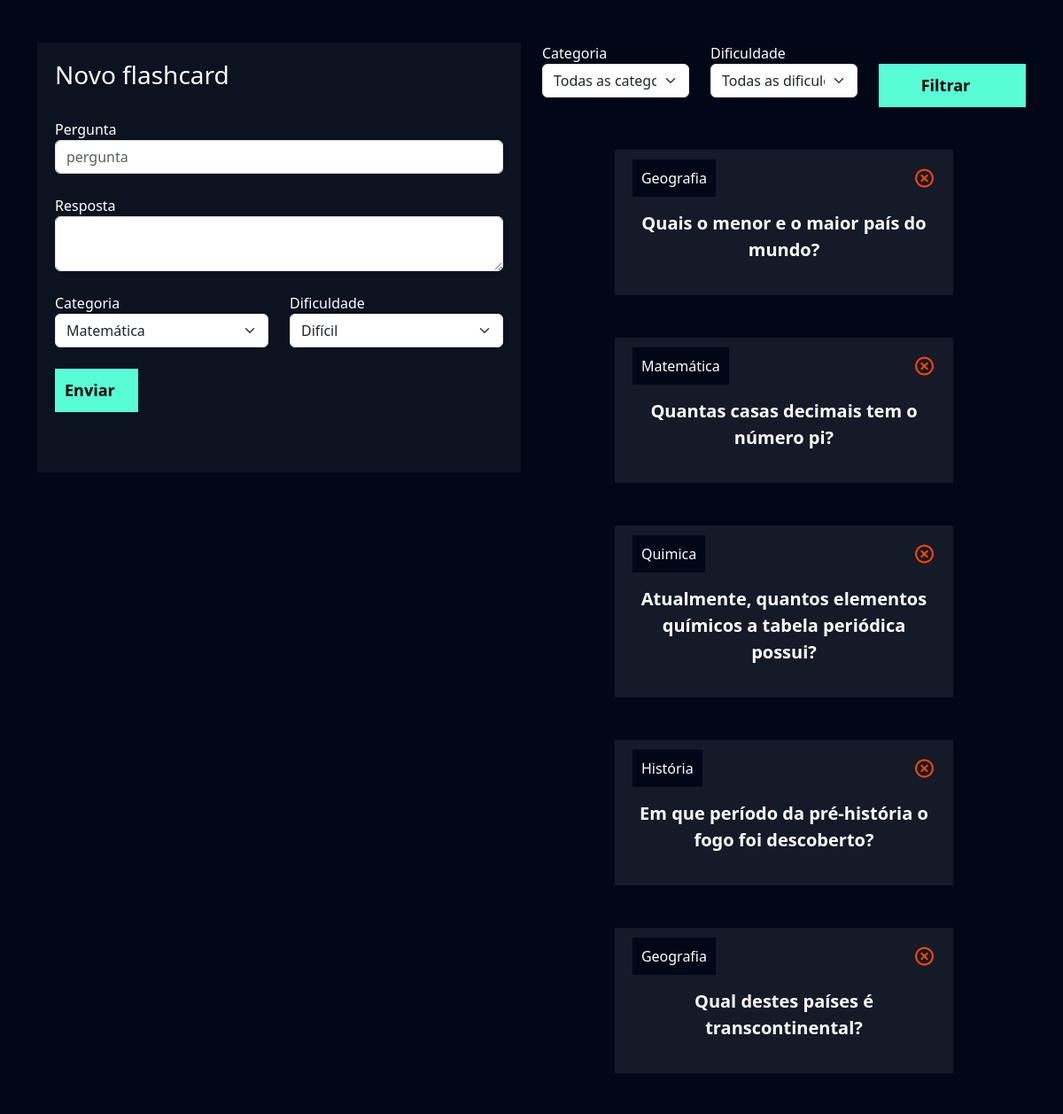
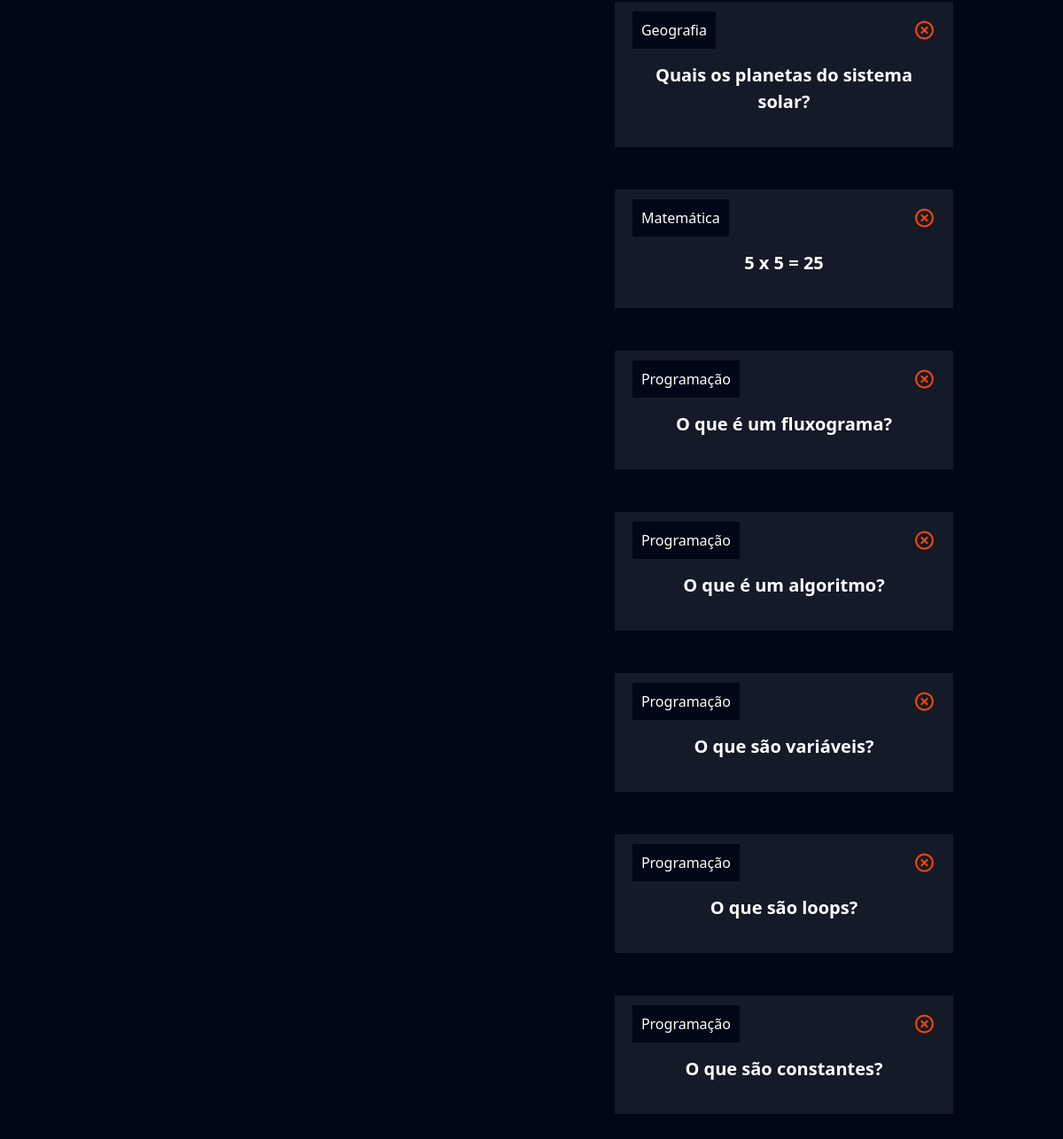
Screenshot of /flashcard/novo_flashcard/ (signed in) with the database file from the repository (2 pictures, top to bottom).
### flashcard/models.py (models this page shows, shortened)
class Flashcard(models.Model):
    DIFICULDADE_CHOICES = (('D', 'Difícil'), ('M', 'Médio'), ('F', 'Fácil'))
    user = models.ForeignKey(User, on_delete=models.DO_NOTHING)
    pergunta = models.CharField(max_length=100)
    resposta = models.TextField()
    categoria = models.ForeignKey(Categoria, on_delete=models.DO_NOTHING)
    dificuldade = models.CharField(max_length=1, choices=DIFICULDADE_CHOICES)

class Categoria(models.Model):
    nome = models.CharField(max_length=20)
    def __str__(self):
        return self.nome

### flashcard/views.py (the view, shortened to what this page needs)
# urls.py: path('novo_flashcard/', views.novo_flashcard, name="novo_flashcard"),
def novo_flashcard(request):
    if not request.user.is_authenticated:
        return redirect('/usuarios/login')
    if request.method == 'GET':
        categorias = Categoria.objects.all()
        dificuldades = Flashcard.DIFICULDADE_CHOICES
        flashcards = Flashcard.objects.filter(user = request.user)
        categoria_filtrar = request.GET.get('categoria')
        dificuldade_filtrar = request.GET.get('dificuldade')
        if categoria_filtrar:
            flashcards = flashcards.filter(categoria__id=categoria_filtrar)
        if dificuldade_filtrar:
            flashcards = flashcards.filter(dificuldade =dificuldade_filtrar)
        return render(request,'novo_flashcard.html',{'categorias': categorias,
                                                     'dificuldades': dificuldades,
                                                     'flashcards': flashcards,})

### flashcard/templates/novo_flashcard.html (shortened to what this page needs)
{% extends "base.html" %}
{% load static %}
{% block 'cabecalho' %}
    <link href="{% static 'usuarios/css/cadastro.css' %}" rel="stylesheet">
    <link href='https://unpkg.com/boxicons@2.1.4/css/boxicons.min.css' rel='stylesheet'>
    <link href="{% static 'flashcard/css/novo_flashcard.css' %}" rel="stylesheet">
{% endblock 'cabecalho' %}
{% block 'conteudo' %}
    <div class="container">
        <br>
        <br>
        <div class="row">
            <div class="col-md">
                <div class="box-form">
                    <form action="{% url 'novo_flashcard' %}" method="POST"> {% csrf_token %}
                        <h3>Novo flashcard</h3>
                        <br>
                        <label>Pergunta</label>
                        <input type="text" class="form-control" placeholder="pergunta" name="pergunta">
                        <br>
                        <label>Resposta</label>
                        <textarea class="form-control" name="resposta"></textarea>
                        <br>
                        <div class="row">
                                <div class="col-md">
                                    <label for="">Categoria</label>
                                    <select class="form-select" name="categoria">
                                        {% for categoria in categorias %}
                                            <option value="{{categoria.id}}">{{categoria}}</option>
                                        {% endfor %}
                                    </select>
                                </div>
                                <div class="col-md">
                                    <label for="">Dificuldade</label>
                                    <select class="form-select" name="dificuldade">
                                        {% for dificuldade in dificuldades %}
                                            <option value="{{dificuldade.0}}">{{dificuldade.1}}</option>
                                        {% endfor %}
                                    </select>
                                </div>
                        </div>
                        <br>
                        <input type="submit" value="Enviar" class="btn-cadastro">
                        <br>
                        <br>
                        <br>
                    </form>
                </div>
            </div>
            <div class="col-md">
                <form action="{% url 'novo_flashcard' %}" method="GET">
                    <div class="row">
                        <div class="col-md">
                            <label for="">Categoria</label>
                            <select name="categoria" id="" class="form-select">
                                <option value="">Todas as categorias</option>
                            </select>
                        </div>
                        <div class="col-md">
                            <label for="">Dificuldade</label>
                            <select name="dificuldade" id="" class="form-select">
                                <option value="">Todas as dificuldades</option>
                            </select>
                        </div>
                        <div class="col-md">
                            <br>
                            <input type="submit" style="width: 100%" value="Filtrar" class="btn-cadastro">
                        </div>
                    </div>
                </form>
                <br>
                <br>
                {% for flash in flashcards %}
                    <div class="box-new-flashcard" onclick="flip_card({{flash.id}})">
                        <div class="flashcard ">
                            <div class="flashcard-categoria">
                                {{flash.categoria}}
                            </div>
                            <a href="{% url 'deletar_flashcard' flash.id %}"><i class='icone-exit bx bx-x-circle'></i></a>
                            <br>
                            <br>
                            <div class="flashcard-box-item">
                                <p class="flashcard-item">{{flash.pergunta}}</p>
                            </div>
                        </div>
                    </div>
                    <br>
                    <br>
                {% endfor %}
            </div>
        </div>
    </div>
{% endblock 'conteudo' %}

### templates/static/geral/css/base.css (style rules this page uses)
:root { --main-color: #0b1526; --dark-color: #000716; --secondary-dark-color: rgb(15, 2, 26); --light-color: #00c1f3; --contrast-color: #f4c96b; --differential-color: #58fcd5; }
body { background-color: var(--dark-color); color: white; }

### templates/static/usuarios/css/cadastro.css (style rules this page uses)
* { margin: 0; padding: 0; }
.box-form { padding: 20px; background-color: rgba(217,217,217, .05); color: white !important; }
.btn-cadastro { padding: 10px; background-color: #58fcd5; border: none; border: 1px solid #58fcd5; font-size: 18px; font-weight: bold; AULA 1 6 padding-left: 25px; padding-right: 25px; }

### templates/static/flashcard/css/novo_flashcard.css (style rules this page uses)
.box-new-flashcard { width: 70%; margin: auto; }
.flashcard { background-color: rgba(255, 255, 255, .08); padding: 20px; }
.flashcard-box-item { text-align: center; }
.flashcard p { font-size: 20px; font-weight: bold; cursor: pointer; }
.flashcard-categoria { background-color: var(--dark-color); display: inline; padding: 10px; }
.icone-exit { float: right; font-size: 25px; color: orangered; }

### rows the page displays
Flashcard: categoria "Geografia", pergunta "Quais o menor e o maior país do mundo?"
Flashcard: categoria "Matemática", pergunta "Quantas casas decimais tem o número pi?"
Flashcard: categoria "Quimica", pergunta "Atualmente, quantos elementos químicos a tabela periódica possui?"
Flashcard: categoria "História", pergunta "Em que período da pré-história o fogo foi descoberto?"
Flashcard: categoria "Geografia", pergunta "Qual destes países é transcontinental?"
Flashcard: categoria "Geografia", pergunta "Quais os planetas do sistema solar?"
Flashcard: categoria "Matemática", pergunta "5 x 5 = 25"
Flashcard: categoria "Programação", pergunta "O que é um fluxograma?"
Flashcard: categoria "Programação", pergunta "O que é um algoritmo?"
Flashcard: categoria "Programação", pergunta "O que são variáveis?"
Flashcard: categoria "Programação", pergunta "O que são loops?"
Flashcard: categoria "Programação", pergunta "O que são constantes?"

### other values shown
form field categoria "Matemática"
form field dificuldade "Difícil"
